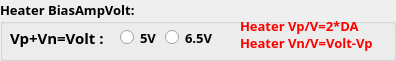
   <widget class="QGroupBox" name="groupBox_BiasVolt">
    <property name="geometry">
     <rect>
      <x>25</x>
      <y>60</y>
      <width>396</width>
      <height>61</height>
     </rect>
    </property>
    <property name="font">
     <font>
      <family>微软雅黑</family>
      <pointsize>10</pointsize>
      <weight>75</weight>
      <bold>true</bold>
     </font>
    </property>
    <property name="styleSheet">
     <string notr="true">#groupBox_BiasVolt
{
	border: 2px solid orange;

    margin-top:3.3ex;
	border-radius:5px;

}
#groupBox_BiasVolt::title
{
	subcontrol-origin:margin;
	color:blue;
	left:10px;
}
</string>
    </property>
    <property name="title">
     <string>Heater BiasAmpVolt:</string>
    </property>
    <widget class="QRadioButton" name="EN_PushPull_Volt_6V5">
     <property name="geometry">
      <rect>
       <x>165</x>
       <y>25</y>
       <width>50</width>
       <height>25</height>
      </rect>
     </property>
     <property name="font">
      <font>
       <family>微软雅黑</family>
       <pointsize>10</pointsize>
       <weight>75</weight>
       <bold>true</bold>
      </font>
     </property>
     <property name="text">
      <string>6.5V</string>
     </property>
    </widget>
    <widget class="QRadioButton" name="EN_PushPull_Volt_5V">
     <property name="geometry">
      <rect>
       <x>120</x>
       <y>25</y>
       <width>41</width>
       <height>25</height>
      </rect>
     </property>
     <property name="font">
      <font>
       <family>微软雅黑</family>
       <pointsize>10</pointsize>
       <weight>75</weight>
       <bold>true</bold>
      </font>
     </property>
     <property name="text">
      <string>5V</string>
     </property>
     <property name="autoExclusive">
      <bool>true</bool>
     </property>
    </widget>
    <widget class="QLabel" name="label_198">
     <property name="geometry">
      <rect>
       <x>10</x>
       <y>25</y>
       <width>111</width>
       <height>26</height>
      </rect>
     </property>
     <property name="font">
      <font>
       <family>微软雅黑</family>
       <pointsize>11</pointsize>
       <weight>75</weight>
       <bold>true</bold>
      </font>
     </property>
     <property name="text">
      <string>Vp+Vn=Volt :</string>
     </property>
    </widget>
    <widget class="QLabel" name="HeaterVolt_display">
     <property name="geometry">
      <rect>
       <x>240</x>
       <y>10</y>
       <width>141</width>
       <height>31</height>
      </rect>
     </property>
     <property name="font">
      <font>
       <family>微软雅黑</family>
       <pointsize>10</pointsize>
       <weight>75</weight>
       <bold>true</bold>
      </font>
     </property>
     <property name="styleSheet">
      <string notr="true">color: rgb(255, 0, 0);</string>
     </property>
     <property name="text">
      <string>Heater Vp/V=2*DA</string>
     </property>
    </widget>
    <widget class="QLabel" name="HeaterVolt_display_2">
     <property name="geometry">
      <rect>
       <x>240</x>
       <y>25</y>
       <width>151</width>
       <height>36</height>
      </rect>
     </property>
     <property name="font">
      <font>
       <family>微软雅黑</family>
       <pointsize>10</pointsize>
       <weight>75</weight>
       <bold>true</bold>
      </font>
     </property>
     <property name="styleSheet">
      <string notr="true">color: rgb(255, 0, 0);</string>
     </property>
     <property name="text">
      <string>Heater Vn/V=Volt-Vp</string>
     </property>
    </widget>
   </widget>
